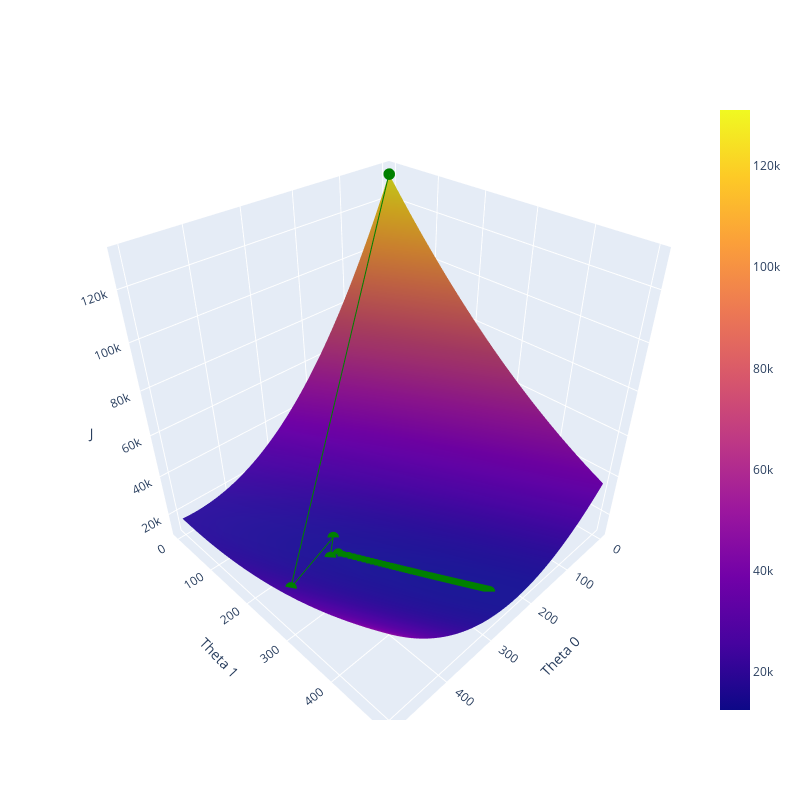

The notebook cell saved with this chart:
### Code cell
# Plost the cost function surface and the path of gradient descent (3D)
kth_iter = 500
def cost_function(theta0, theta1):
    return computeCost(X, y, np.array([[theta0], [theta1]]))

thetas = np.concatenate((theta_initial, theta_gd_history), axis=1)
theta0_values = thetas[0, :kth_iter + 1].flatten()
theta1_values = thetas[1, :kth_iter + 1].flatten()
theta0_space = np.linspace(0, 500, 100)
theta1_space = np.linspace(0, 500, 100)
theta0_grid, theta1_grid = np.meshgrid(theta0_space, theta1_space)

cost_values_surface = np.vectorize(cost_function)(theta0_grid, theta1_grid)
cost_values_path = np.vectorize(cost_function)(theta0_values, theta1_values)
fig = go.Figure(data=[
    go.Surface(z=cost_values_surface, x=theta0_grid, y=theta1_grid),
    go.Scatter3d(x=theta0_values, y=theta1_values, z=cost_values_path, marker=dict(size=4, color='green'))
])
    
# set fig size
fig.update_layout(width=800, height=800)
fig.update_layout(
    scene=dict(
        xaxis_title=r'Theta 0',
        yaxis_title=r'Theta 1',
        zaxis_title='J',
    )
)

# plt.show()
fig.show()

### Figure 1 — Plotly figure (JSON) as saved in the notebook; plotly's stock layout.template omitted (floating-point values rounded to 4 significant figures; data arrays with more than 128 entries replaced by an {"elided": "..."} marker saying what was removed)
{"data": [{"type": "surface", "x": {"elided": "100x100 float values"}, "y": {"elided": "100x100 float values"}, "z": {"elided": "100x100 float values"}}, {"marker": {"color": "green", "size": 4}, "type": "scatter3d", "x": {"elided": "501 float values"}, "y": {"elided": "501 float values"}, "z": {"elided": "501 float values"}}], "layout": {"height": 800, "scene": {"xaxis": {"title": {"text": "Theta 0"}}, "yaxis": {"title": {"text": "Theta 1"}}, "zaxis": {"title": {"text": "J"}}}, "width": 800}}
